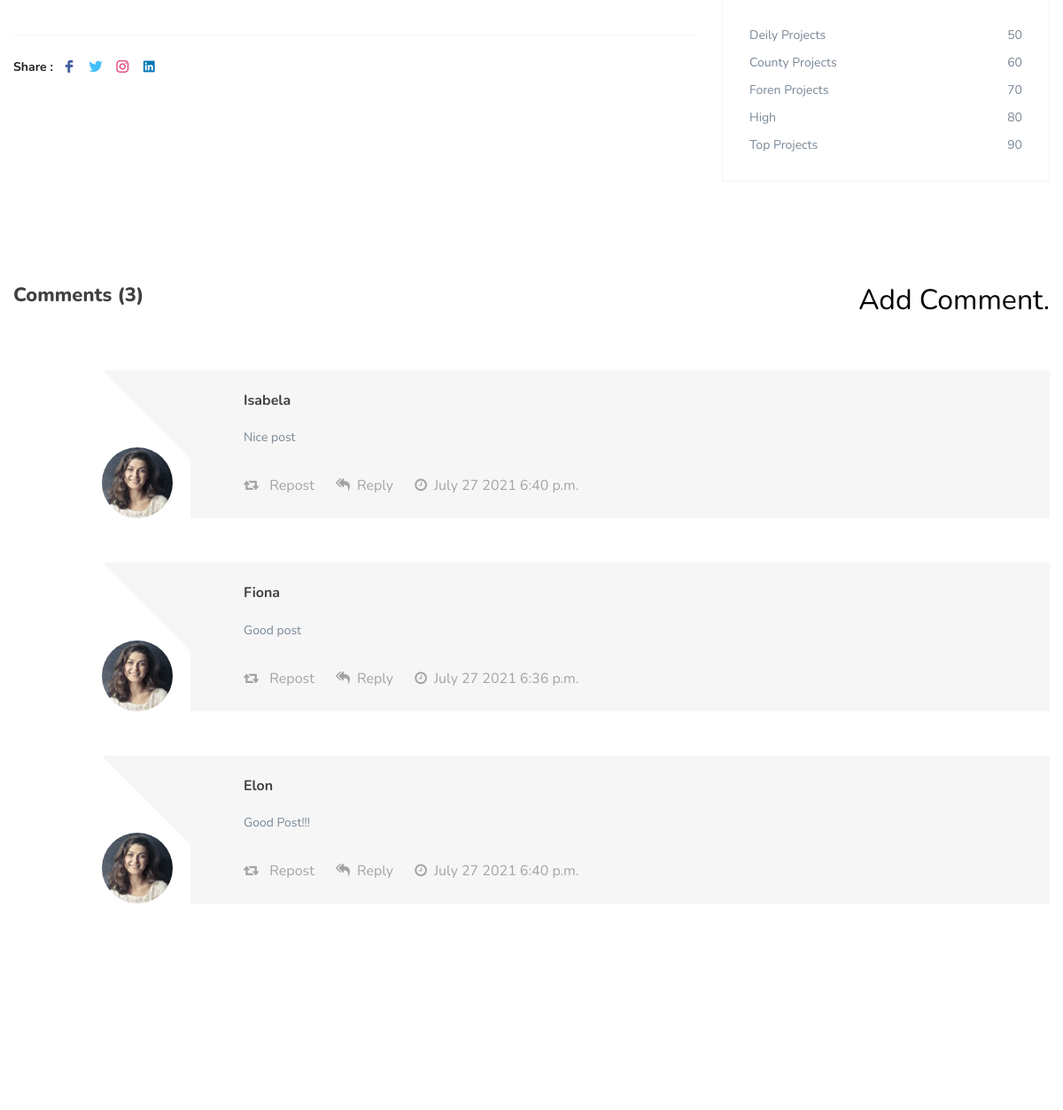
The page /post-detail/the-soviet-spy-steam-railway-thats-still-running/ (middle part) on the database as committed earlier.
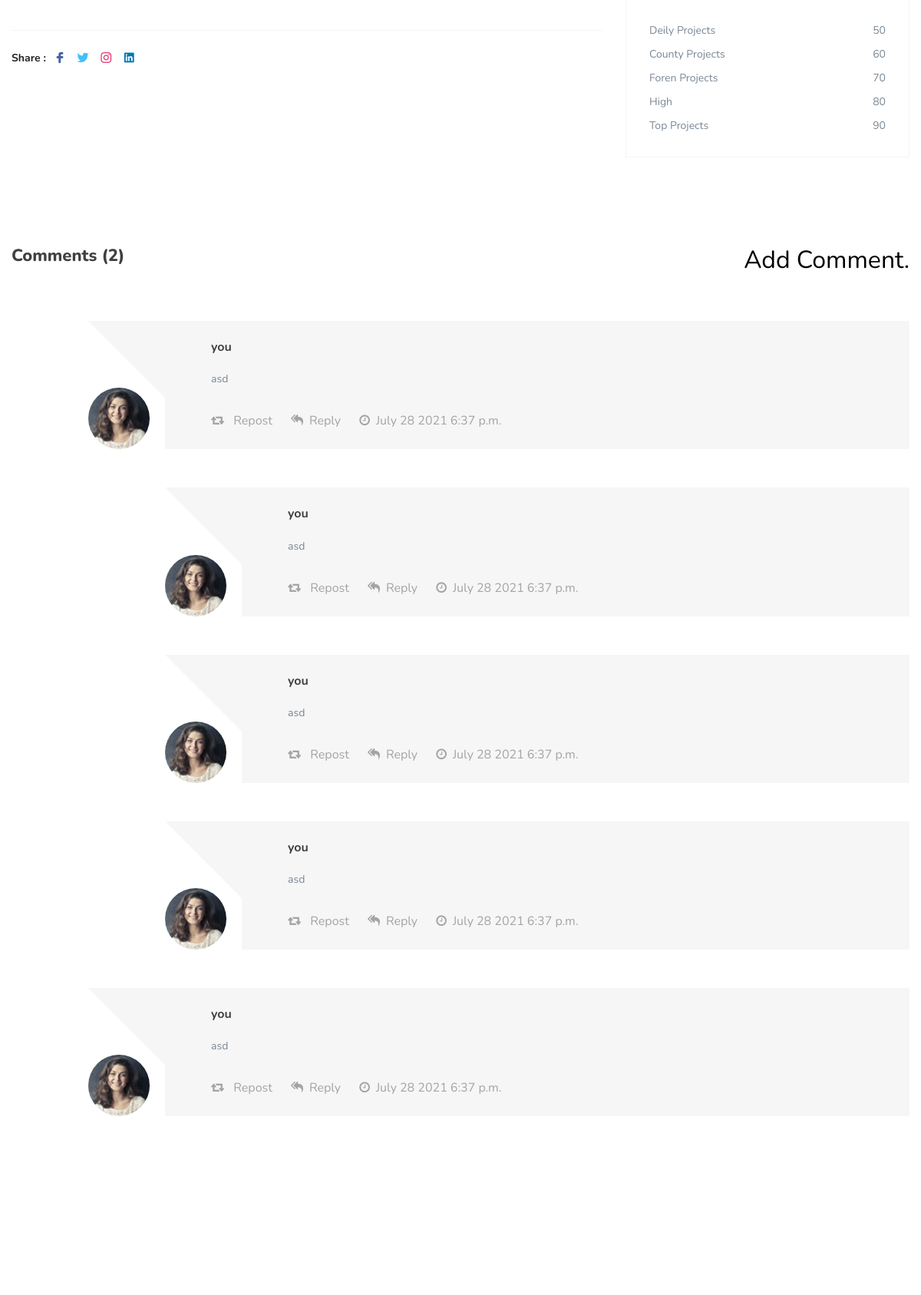
The same page on the database as committed later.
### comment_app/models.py (models this page shows, shortened)
class Comment(models.Model):
    user = models.ForeignKey(User, on_delete=models.SET_NULL, null=True, blank=True)
    post = models.ForeignKey(Post, on_delete=models.CASCADE, related_name='comments')
    reply = models.ForeignKey('Comment', on_delete=models.CASCADE, null=True, blank=True, related_name='replies')
    content = models.TextField()
    image = models.ImageField(upload_to='comment', default='author-3.jpg')
    created_at = models.DateTimeField(auto_now=True)

### blog/models.py (models this page shows, shortened)
class Post(models.Model):
    image = models.ImageField(upload_to='blog')
    title = models.CharField(max_length=150)
    slug = models.SlugField(unique=True)
    content = models.TextField()
    user = models.ForeignKey(User, on_delete=models.SET_NULL, null=True, blank=True)
    created_at = models.DateTimeField(auto_now_add=True)
    class Meta:
        ordering = ('-created_at', )

### blog/views.py (the view, shortened to what this page needs)
# urls.py: path('post-detail/<str:slug>/', views.post_detail, name='post-detail'),
def post_detail(request, slug):
    comment_form = CommentForm(request.POST or None)
    post = Post.objects.get(slug=slug)
    posts = Post.objects.all()[:3]
    context = {
        'posts': posts,
        'post': post,
        'comments': post.comments.filter(reply__isnull=True)[:4],
        'form': comment_form,
    }
    return render(request, 'post-detail.html', context)

### comment_app/templatetags/reply_comments.py (called while the page is built)
@register.inclusion_tag('comment_app/reply_comment.html', takes_context=True)
def reply_comment_tag(context, comment):
    return {
        'comment': comment,
        'form': context.get('form'),
        }

### templates/post-detail.html (shortened to what this page needs)
{% extends 'base.html' %}
{% load static %}
{% load reply_comments %}
{% block content %}
  <section class="blog-details-area pt-70 pb-120">
    <div class="container">
      <div class="row">
        <div class="col-lg-8">
          <div class="blog-details-content mt-50">
            <div class="blog-share d-flex">
              <span>Share :</span>
              <ul class="social">
                <li><a class="color-1" href="#"><i class="lni-facebook-filled"></i></a></li>
                <li><a class="color-2" href="#"><i class="lni-twitter-original"></i></a></li>
                <li><a class="color-3" href="#"><i class="lni-instagram-original"></i></a></li>
                <li><a class="color-4" href="#"><i class="lni-linkedin-original"></i></a></li>
              </ul>
            </div>
          </div>
        </div>
        <div class="col-lg-4">
          <div class="blog-sidebar mt-50">
            <div class="blog-sidebar-wrapper mt-60">
              <div class="blog-ratting">
                <div class="ratting-list">
                  <ul>
                    <li><a href="#">Deily Projects <span>50</span></a></li>
                    <li><a href="#">County Projects <span>60</span></a></li>
                    <li><a href="#">Foren Projects <span>70</span></a></li>
                    <li><a href="#">High <span> 80</span></a></li>
                    <li><a href="#">Top Projects <span>90</span></a></li>
                  </ul>
                </div>
              </div>
            </div>
          </div>
        </div>
        <div class="col-md-12">
            <div class="blog-details-comment pt-115 blog-details-comment-form" id="comments">
              <div class="d-flex justify-content-between">
                <h4 class="comment-title">Comment{{ comments|pluralize }} ({{ comments|length }})</h4>
                <h4 class="comment-form-title pb-10" data-toggle="modal" data-target="#commentModel">
                  <span class="fs-6">Add Comment.</span></h4>
              </div>
              {% reply_comment_tag comments %}
            </div>
        </div>
      </div>
    </div>
  </section>
{% endblock content %}

### templates/base.html (shortened to what this page needs)
{% load static %}
<!doctype html>
<html class="no-js" lang="en">
<head>
    <link rel="stylesheet" href="{% static 'css/slick.css'%}">
    <link rel="stylesheet" href="{% static 'css/font-awesome.min.css'%}">
    <link rel="stylesheet" href="{% static 'css/LineIcons.css'%}">
    <link rel="stylesheet" href="{% static 'css/animate.css'%}">
    <link rel="stylesheet" href="{% static 'css/magnific-popup.css'%}">
    <link rel="stylesheet" href="{% static 'css/bootstrap.min.css'%}">
    <link rel="stylesheet" href="{% static 'css/default.css'%}">
    <link rel="stylesheet" href="{% static 'css/style.css'%}">
</head>
<body>
        {% block content %}{% endblock content %}
    <section id="contact" class="contact-area pt-120 pb-120">
    </section>
</body>
</html>

### comment_app/templates/comment_app/reply_comment.html (shortened to what this page needs)
{% load reply_comments %}
{% for replycomment in comment %}
    {% if forloop.revcounter < 4 %}
        <ul class="comment-list comment-reply">
            <li>
                <div class="single-comment-items d-sm-flex align-items-end">
                <div class="comment-author">
                    <img src="{{ replycomment.image.url }}" alt="author">
                </div>
                <div class="comment-content media-body">
                    <h5 class="comment-name">{{ replycomment.user }}</h5>
                    <p class="text">
                    {{ replycomment.content }}
                    </p>
                    <a href="#"><i class="fa fa-retweet"></i> Repost</a>
                    <a href="#" data-toggle="modal" data-target="#commentModel{{ replycomment.id }}"><i class="fa fa-reply-all"></i>Reply</a>
                    <a href="#comments"><i class="fa fa-clock-o"></i>{{ replycomment.created_at|date:"F d Y P"}}</a>
                </div>
                </div>
                {% reply_comment_tag replycomment.replies.all %}
            </li>
        </ul>
    {% endif %}
{% endfor %}

### static/css/default.css (style rules this page uses)
.mt-50 { margin-top: 50px; }
.mt-60 { margin-top: 60px; }
.pt-70 { padding-top: 70px; }
.pt-115 { padding-top: 115px; }
.pt-120 { padding-top: 120px; }
.pb-10 { padding-bottom: 10px; }
.pb-120 { padding-bottom: 120px; }

### static/css/style.css (style rules this page uses)
body { font-family: "Nunito", sans-serif; font-weight: normal; font-style: normal; color: #798795; overflow-X: hidden; }
* { margin: 0; padding: 0; -webkit-box-sizing: border-box; -moz-box-sizing: border-box; box-sizing: border-box; }
img { max-width: 100%; }
i, span, a { display: inline-block; }
audio, canvas, iframe, img, svg, video { vertical-align: middle; }
h1, h2, h3, h4, h5, h6 { font-family: "Nunito", sans-serif; font-weight: 800; color: #404040; margin: 0px; }
h4 { font-size: 22px; }
h5 { font-size: 18px; }
ul, ol { margin: 0px; padding: 0px; list-style-type: none; }
p { font-size: 14px; font-weight: 400; line-height: 24px; color: #798795; margin: 0px; font-family: "Nunito", sans-serif; }
.blog-details-content .blog-share { border-top: 1px solid #dedede4f; padding-top: 25px; margin-top: 60px; }
.blog-details-content .blog-share span { font-size: 14px; font-weight: 700; color: #222; font-family: "Nunito", sans-serif; }
.blog-details-content .blog-share .social li { display: inline-block; margin-left: 10px; }
.blog-details-content .blog-share .social li a { font-size: 16px; }
.blog-details-content .blog-share .social li a.color-1 { color: #45619d; }
.blog-details-content .blog-share .social li a.color-2 { color: #42c0fb; }
.blog-details-content .blog-share .social li a.color-3 { color: #E1306C; }
.blog-details-content .blog-share .social li a.color-4 { color: #0077B5; }
.single-comment-items { margin-top: 50px; }
.single-comment-items .comment-author img { width: 80px; border-radius: 50%; }
.single-comment-items .comment-content { background-color: #f6f6f6; padding: 25px 60px; margin-left: 20px; position: relative; }
.single-comment-items .comment-content::before { position: absolute; content: ''; width: 0; height: 0; border-top: 100px solid #f6f6f6; border-left: 100px solid transparent; top: 0; left: -100px; }
.single-comment-items .comment-content .comment-name { font-size: 16px; font-weight: 700; }
.single-comment-items .comment-content .text { padding-top: 20px; padding-bottom: 20px; }
.single-comment-items .comment-content a { font-size: 16px; color: #a4a4a4; -webkit-transition: all 0.3s ease-out 0s; -moz-transition: all 0.3s ease-out 0s; -ms-transition: all 0.3s ease-out 0s; -o-transition: all 0.3s ease-out 0s; transition: all 0.3s ease-out 0s; margin-right: 20px; margin-top: 10px; }
.single-comment-items .comment-content a i { margin-right: 8px; }
.comment-reply { padding-left: 100px; }
.blog-details-comment-form .comment-form-title { font-size: 32px; font-weight: 700; font-family: "Nunito", sans-serif; color: #000; }
.blog-details-comment-form .comment-form-title span { font-weight: 400; }
.blog-sidebar-wrapper { border: 1px solid #dedede4f; }
.blog-ratting .ratting-list { padding: 20px 30px 30px; }
.blog-ratting .ratting-list ul li a { color: #798795; font-size: 14px; margin-top: 10px; -webkit-transition: all 0.3s ease-out 0s; -moz-transition: all 0.3s ease-out 0s; -ms-transition: all 0.3s ease-out 0s; -o-transition: all 0.3s ease-out 0s; transition: all 0.3s ease-out 0s; display: block; }
.blog-ratting .ratting-list ul li a span { float: right; }

Rows that differ between the two databases and show on the page:
removed Comment: image (picture), user "Isabela", content "Nice post", created_at "July 27 2021 6:40 p.m.", shown under "Add Comment."
removed Comment: image (picture), user "Fiona", content "Good post", created_at "July 27 2021 6:36 p.m.", shown under "Add Comment."
removed Comment: image (picture), user "Elon", content "Good Post!!!", created_at "July 27 2021 6:40 p.m.", shown under "Add Comment."
added Comment: image (picture), user "you", content "asd", created_at "July 28 2021 6:37 p.m.", shown under "Add Comment."
added Comment: image (picture), user "you", content "asd", created_at "July 28 2021 6:37 p.m."
added Comment: image (picture), user "you", content "asd", created_at "July 28 2021 6:37 p.m."
added Comment: image (picture), user "you", content "asd", created_at "July 28 2021 6:37 p.m."
added Comment: image (picture), user "you", content "asd", created_at "July 28 2021 6:37 p.m.", shown under "Add Comment."
Other text that changed with them:
{{ comments|length }}: "3" → "2"
